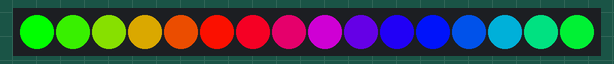
Simulated run of this program. Board: CircuitPython board. Parts: 16 RGB LEDs in strip order, left to right.

Above: at 0.15 s.
At 0.75 s:
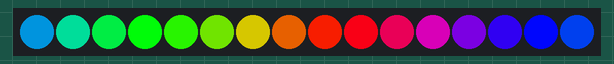
At 1.35 s:
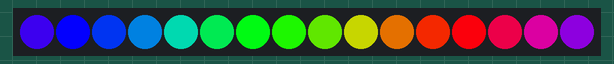

Measured:
- by itself, everything shown: repeats every 1.5 s, in 5 steps

The program:

jetson-neopixels.py
```python
# This code displays rainbow patterns on NeoPixel strings on Jetson nanos.
# Based on https://circuitpython.readthedocs.io/projects/neopixel/en/latest/examples.html

import time
import board
import busio
import neopixel_spi as neopixel

# Change these to the appropriate values for your pixel strip
NUM_PIXELS = 16
PIXEL_ORDER = neopixel.RGB

# This assumes SPI0
spi = board.SPI()
pixels = neopixel.NeoPixel_SPI(spi, NUM_PIXELS, pixel_order=PIXEL_ORDER, auto_write=False)

# Returns a color number from a rainbow wheel
def wheel(pos):
  if pos < 0 or pos > 255:
    r = g = b = 0
  elif pos < 85:
    r = int(pos * 3)
    g = int(255 - pos * 3)
    b = 0
  elif pos < 170:
    pos -= 85
    r = int(255 - pos * 3)
    g = 0
    b = int(pos * 3)
  else:
    pos -= 170
    r = 0
    g = int(pos * 3)
    b = int(255 - pos * 3)
  return (r, g, b)

# Loop forever displaying the rotating rainbow
while True:
  for j in range(255):
    for i in range(NUM_PIXELS):
      pixel_index = (i * 256 // NUM_PIXELS) + j
      pixels[i] = wheel(pixel_index & 255)
    pixels.show()
    time.sleep(0.001)
```
